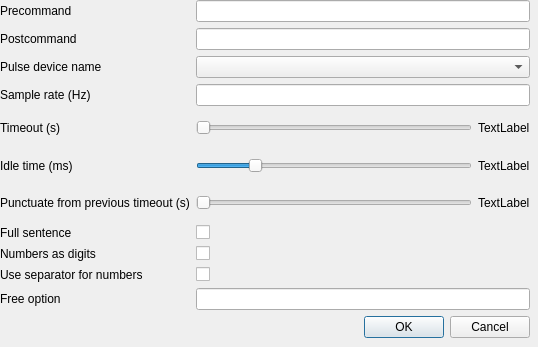
<?xml version="1.0" encoding="UTF-8"?>
<ui version="4.0">
 <class>Dialog</class>
 <widget class="QDialog" name="Dialog">
  <property name="geometry">
   <rect>
    <x>0</x>
    <y>0</y>
    <width>538</width>
    <height>347</height>
   </rect>
  </property>
  <property name="windowTitle">
   <string>Advanced parameters</string>
  </property>
  <widget class="QWidget" name="gridLayoutWidget">
   <property name="geometry">
    <rect>
     <x>0</x>
     <y>0</y>
     <width>530</width>
     <height>338</height>
    </rect>
   </property>
   <layout class="QGridLayout" name="gridLayout">
    <item row="7" column="2">
     <widget class="QCheckBox" name="fullSentence">
      <property name="text">
       <string/>
      </property>
     </widget>
    </item>
    <item row="8" column="2">
     <widget class="QCheckBox" name="digits">
      <property name="text">
       <string/>
      </property>
     </widget>
    </item>
    <item row="10" column="0">
     <widget class="QLabel" name="label_3">
      <property name="toolTip">
       <string>Add option to add on the comamnd line of the dictation tool</string>
      </property>
      <property name="text">
       <string>Free option</string>
      </property>
     </widget>
    </item>
    <item row="10" column="2">
     <widget class="QLineEdit" name="lineEdit"/>
    </item>
    <item row="1" column="2">
     <widget class="QLineEdit" name="postcommand"/>
    </item>
    <item row="4" column="0">
     <widget class="QLabel" name="label_4">
      <property name="toolTip">
       <string>Time out recording when no speech is processed for the time in seconds.
This can be used to avoid having to explicitly exit
(zero disables)</string>
      </property>
      <property name="text">
       <string>Timeout (s)</string>
      </property>
     </widget>
    </item>
    <item row="5" column="0">
     <widget class="QLabel" name="label_5">
      <property name="toolTip">
       <string>Time to idle between processing audio from the recording.
Setting to zero is the most responsive at the cost of high CPU usage.
The default value is 0.1 (processing 10 times a second),
which is quite responsive in practice</string>
      </property>
      <property name="text">
       <string>Idle time (ms)</string>
      </property>
     </widget>
    </item>
    <item row="9" column="0">
     <widget class="QLabel" name="label_9">
      <property name="toolTip">
       <string>Use a comma separators for numbers</string>
      </property>
      <property name="text">
       <string>Use separator for numbers</string>
      </property>
     </widget>
    </item>
    <item row="2" column="2">
     <widget class="QComboBox" name="deviceName">
      <property name="currentText">
       <string/>
      </property>
     </widget>
    </item>
    <item row="11" column="2">
     <widget class="QDialogButtonBox" name="buttonBox">
      <property name="orientation">
       <enum>Qt::Horizontal</enum>
      </property>
      <property name="standardButtons">
       <set>QDialogButtonBox::Cancel|QDialogButtonBox::Ok</set>
      </property>
     </widget>
    </item>
    <item row="3" column="2">
     <widget class="QLineEdit" name="sampleRate"/>
    </item>
    <item row="6" column="0">
     <widget class="QLabel" name="label_6">
      <property name="toolTip">
       <string>The time-out in seconds for detecting the state of dictation from the previous recording,
this can be useful so punctuation it is added before entering the dictation (zero disables)</string>
      </property>
      <property name="text">
       <string>Punctuate from previous timeout (s)</string>
      </property>
     </widget>
    </item>
    <item row="2" column="0">
     <widget class="QLabel" name="label">
      <property name="toolTip">
       <string>The name of the pulse-audio device to use for recording. 
See the output of &quot;pactl list sources&quot; to find device names (using the identifier following &quot;Name:&quot;)</string>
      </property>
      <property name="text">
       <string>Pulse device name</string>
      </property>
     </widget>
    </item>
    <item row="8" column="0">
     <widget class="QLabel" name="label_8">
      <property name="toolTip">
       <string>Convert numbers into digits instead of using whole words</string>
      </property>
      <property name="text">
       <string>Numbers as digits</string>
      </property>
     </widget>
    </item>
    <item row="0" column="2">
     <widget class="QLineEdit" name="precommand"/>
    </item>
    <item row="0" column="0">
     <widget class="QLabel" name="label_10">
      <property name="toolTip">
       <string>Command to execute before launching the dictation</string>
      </property>
      <property name="text">
       <string>Precommand</string>
      </property>
     </widget>
    </item>
    <item row="7" column="0">
     <widget class="QLabel" name="label_7">
      <property name="toolTip">
       <string>Capitalize the first character.
This is also used to add either a comma or a full stop when dictation is performed according to previous delay</string>
      </property>
      <property name="text">
       <string>Full sentence</string>
      </property>
     </widget>
    </item>
    <item row="3" column="0">
     <widget class="QLabel" name="label_2">
      <property name="toolTip">
       <string>The sample rate to use for recording (in Hz). Defaults to 44100</string>
      </property>
      <property name="text">
       <string>Sample rate (Hz)</string>
      </property>
     </widget>
    </item>
    <item row="9" column="2">
     <widget class="QCheckBox" name="useSeparator">
      <property name="text">
       <string/>
      </property>
     </widget>
    </item>
    <item row="1" column="0">
     <widget class="QLabel" name="label_11">
      <property name="toolTip">
       <string>Command to execute after the dictation is stopped</string>
      </property>
      <property name="text">
       <string>Postcommand</string>
      </property>
     </widget>
    </item>
    <item row="5" column="2">
     <layout class="QHBoxLayout" name="horizontalLayout">
      <item>
       <widget class="QSlider" name="idleTime">
        <property name="maximum">
         <number>500</number>
        </property>
        <property name="value">
         <number>100</number>
        </property>
        <property name="orientation">
         <enum>Qt::Horizontal</enum>
        </property>
       </widget>
      </item>
      <item>
       <widget class="QLabel" name="idleDisplay">
        <property name="accessibleName">
         <string notr="true"/>
        </property>
        <property name="text">
         <string>TextLabel</string>
        </property>
       </widget>
      </item>
     </layout>
    </item>
    <item row="4" column="2">
     <layout class="QHBoxLayout" name="horizontalLayout_2">
      <item>
       <widget class="QSlider" name="timeout">
        <property name="orientation">
         <enum>Qt::Horizontal</enum>
        </property>
       </widget>
      </item>
      <item>
       <widget class="QLabel" name="timeoutDisplay">
        <property name="accessibleName">
         <string notr="true"/>
        </property>
        <property name="text">
         <string>TextLabel</string>
        </property>
       </widget>
      </item>
     </layout>
    </item>
    <item row="6" column="2">
     <layout class="QHBoxLayout" name="horizontalLayout_3">
      <item>
       <widget class="QSlider" name="punctuate">
        <property name="orientation">
         <enum>Qt::Horizontal</enum>
        </property>
       </widget>
      </item>
      <item>
       <widget class="QLabel" name="punctuateDisplay">
        <property name="accessibleName">
         <string notr="true"/>
        </property>
        <property name="text">
         <string>TextLabel</string>
        </property>
       </widget>
      </item>
     </layout>
    </item>
   </layout>
  </widget>
 </widget>
 <resources/>
 <connections>
  <connection>
   <sender>buttonBox</sender>
   <signal>accepted()</signal>
   <receiver>Dialog</receiver>
   <slot>accept()</slot>
   <hints>
    <hint type="sourcelabel">
     <x>248</x>
     <y>254</y>
    </hint>
    <hint type="destinationlabel">
     <x>157</x>
     <y>274</y>
    </hint>
   </hints>
  </connection>
  <connection>
   <sender>buttonBox</sender>
   <signal>rejected()</signal>
   <receiver>Dialog</receiver>
   <slot>reject()</slot>
   <hints>
    <hint type="sourcelabel">
     <x>316</x>
     <y>260</y>
    </hint>
    <hint type="destinationlabel">
     <x>286</x>
     <y>274</y>
    </hint>
   </hints>
  </connection>
 </connections>
</ui>
